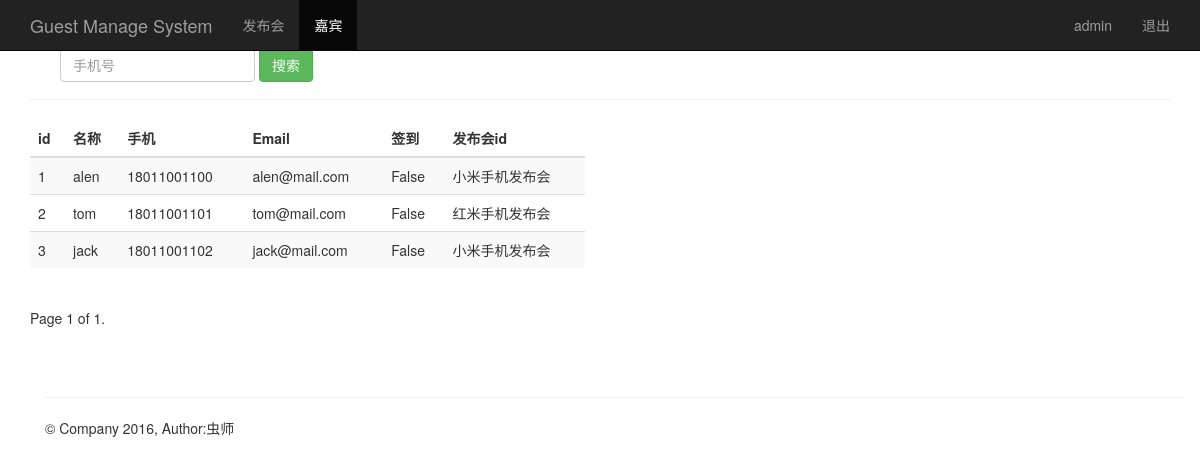
The page /guest_manage/ (signed in) on the database its author committed.
### sign/models.py (models this page shows, shortened)
class Guest(models.Model):
    event = models.ForeignKey(Event)            # 关联发布会id
    realname = models.CharField(max_length=64)  # 姓名
    phone = models.CharField(max_length=16)     # 手机号
    email = models.EmailField()                 # 邮箱
    sign = models.BooleanField()                # 签到状态
    create_time = models.DateTimeField(auto_now=True)  # 创建时间（自动获取当前时间）
    class Meta:
        unique_together = ('phone', 'event')

class Event(models.Model):
    name = models.CharField(max_length=100)            # 发布会标题
    limit = models.IntegerField()                      # 限制人数
    status = models.BooleanField()                     # 状态
    address = models.CharField(max_length=200)         # 地址
    start_time = models.DateTimeField('events time')   # 发布会时间
    create_time = models.DateTimeField(auto_now=True)  # 创建时间（自动获取当前时间）
    def __str__(self):
        return self.name

### sign/views.py (the view)
# urls.py: url(r'^guest_manage/$', views.guest_manage),
@login_required
def guest_manage(request):
    guest_list = Guest.objects.all()
    username = request.session.get('username', '')
    paginator = Paginator(guest_list, 10)
    page = request.GET.get('page')
    try:
        contacts = paginator.page(page)
    except PageNotAnInteger:
        contacts = paginator.page(1)
    except EmptyPage:
        contacts = paginator.page(paginator.num_pages)
    return render(request, "guest_manage.html", {"user": username, "guests": contacts})

### sign/templates/guest_manage.html (shortened to what this page needs)
{% extends "base.html" %}
{% block content %}
    <nav class="navbar navbar-inverse navbar-fixed-top">
      <div class="container">
        <div class="navbar-header">
          <a class="navbar-brand" href="/guest_manage/">Guest Manage System</a>
        </div>
        <div id="navbar" class="collapse navbar-collapse">
          <ul class="nav navbar-nav">
            <li><a href="/event_manage/">发布会</a></li>
            <li class="active"><a href="#about">嘉宾</a></li>
          </ul>
          <ul class="nav navbar-nav navbar-right">
           <li><a href="#">{{user}}</a></li>
           <li><a href="/logout/">退出</a></li>
         </ul>
        </div>
      </div>
    </nav>
    <div class="container theme-showcase" role="main">
      <div class="page-header">
        <div id="navbar" class="navbar-collapse collapse">
          <form class="navbar-form" method="get" action="/sreach_phone/">
            <div class="form-group">
              <input name="phone" type="text" placeholder="手机号" class="form-control">
            </div>
            <button type="submit" class="btn btn-success">搜索</button>
          </form>
        </div>
      </div>
      <div class="row">
        <div class="col-md-6">
          <table class="table table-striped">
            <thead>
              <tr>
                <th>id</th>
                <th>名称</th>
                <th>手机</th>
                <th>Email</th>
                <th>签到</th>
                <th>发布会id</th>
              </tr>
            </thead>
            <tbody>
              {% for guest in guests %}
                <tr>
                  <td>{{ guest.id }}</td>
                  <td>{{ guest.realname }}</td>
                  <td>{{ guest.phone }}</td>
                  <td>{{ guest.email }}</td>
                  <td>{{ guest.sign }}</td>
                  <td>{{ guest.event }}</td>
                </tr>
             {% endfor %}
            </tbody>
          </table>
        </div>
      </div>
    <div class="pagination">
      <span class="step-links">
          <span class="current">
            Page {{ guests.number }} of {{ guests.paginator.num_pages }}.
          </span>
      </span>
    </div>
{% endblock %}

### rows shown on the page
Guest: id "1", realname "alen", phone "18011001100", email "alen@mail.com", sign "False", event "小米手机发布会"
Guest: id "2", realname "tom", phone "18011001101", email "tom@mail.com", sign "False", event "红米手机发布会"
Guest: id "3", realname "jack", phone "18011001102", email "jack@mail.com", sign "False", event "小米手机发布会"

### other values the page prints
{{ user }} "admin"
{{ guests.number }} "1"
{{ guests.paginator.num_pages }} "1"
